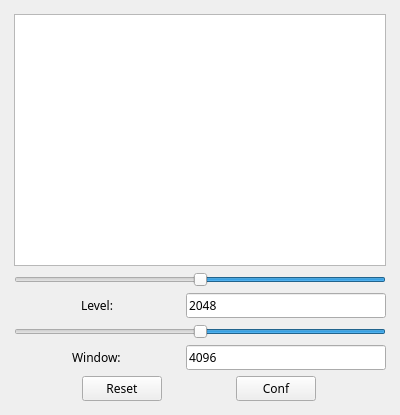
<?xml version="1.0" encoding="UTF-8"?>
<ui version="4.0">
 <class>MainWindow</class>
 <widget class="QMainWindow" name="MainWindow">
  <property name="geometry">
   <rect>
    <x>0</x>
    <y>0</y>
    <width>400</width>
    <height>415</height>
   </rect>
  </property>
  <property name="windowTitle">
   <string>W&amp;L</string>
  </property>
  <widget class="QWidget" name="centralwidget">
   <layout class="QHBoxLayout" name="horizontalLayout_5">
    <item>
     <layout class="QVBoxLayout" name="verticalLayout">
      <property name="leftMargin">
       <number>5</number>
      </property>
      <property name="topMargin">
       <number>5</number>
      </property>
      <property name="rightMargin">
       <number>5</number>
      </property>
      <property name="bottomMargin">
       <number>5</number>
      </property>
      <item>
       <widget class="PlotWidget" name="hist_view">
        <property name="autoFillBackground">
         <bool>false</bool>
        </property>
        <property name="backgroundBrush">
         <brush brushstyle="NoBrush">
          <color alpha="255">
           <red>255</red>
           <green>255</green>
           <blue>255</blue>
          </color>
         </brush>
        </property>
       </widget>
      </item>
      <item>
       <widget class="QSlider" name="level_slider">
        <property name="minimum">
         <number>1</number>
        </property>
        <property name="maximum">
         <number>4096</number>
        </property>
        <property name="value">
         <number>2048</number>
        </property>
        <property name="orientation">
         <enum>Qt::Horizontal</enum>
        </property>
        <property name="invertedAppearance">
         <bool>true</bool>
        </property>
        <property name="invertedControls">
         <bool>true</bool>
        </property>
        <property name="tickPosition">
         <enum>QSlider::NoTicks</enum>
        </property>
        <property name="tickInterval">
         <number>10</number>
        </property>
       </widget>
      </item>
      <item>
       <layout class="QHBoxLayout" name="horizontalLayout_2">
        <item alignment="Qt::AlignHCenter">
         <widget class="QLabel" name="level_label">
          <property name="font">
           <font>
            <family>Microsoft YaHei</family>
           </font>
          </property>
          <property name="text">
           <string>Level:</string>
          </property>
         </widget>
        </item>
        <item>
         <widget class="QLineEdit" name="level_lineEdit">
          <property name="maximumSize">
           <size>
            <width>200</width>
            <height>16777215</height>
           </size>
          </property>
          <property name="font">
           <font>
            <family>Microsoft YaHei</family>
           </font>
          </property>
          <property name="text">
           <string>2048</string>
          </property>
         </widget>
        </item>
       </layout>
      </item>
      <item>
       <widget class="QSlider" name="window_slider">
        <property name="minimum">
         <number>2</number>
        </property>
        <property name="maximum">
         <number>8192</number>
        </property>
        <property name="value">
         <number>4096</number>
        </property>
        <property name="orientation">
         <enum>Qt::Horizontal</enum>
        </property>
        <property name="invertedAppearance">
         <bool>true</bool>
        </property>
        <property name="invertedControls">
         <bool>true</bool>
        </property>
        <property name="tickPosition">
         <enum>QSlider::NoTicks</enum>
        </property>
        <property name="tickInterval">
         <number>10</number>
        </property>
       </widget>
      </item>
      <item>
       <layout class="QHBoxLayout" name="horizontalLayout_3">
        <item alignment="Qt::AlignHCenter">
         <widget class="QLabel" name="window_label">
          <property name="font">
           <font>
            <family>Microsoft YaHei</family>
           </font>
          </property>
          <property name="text">
           <string>Window:</string>
          </property>
         </widget>
        </item>
        <item>
         <widget class="QLineEdit" name="window_lineEdit">
          <property name="maximumSize">
           <size>
            <width>200</width>
            <height>16777215</height>
           </size>
          </property>
          <property name="font">
           <font>
            <family>Microsoft YaHei</family>
           </font>
          </property>
          <property name="text">
           <string>4096</string>
          </property>
         </widget>
        </item>
       </layout>
      </item>
      <item>
       <layout class="QHBoxLayout" name="horizontalLayout_4">
        <item>
         <widget class="QPushButton" name="wl_hist_reset">
          <property name="maximumSize">
           <size>
            <width>80</width>
            <height>16777215</height>
           </size>
          </property>
          <property name="font">
           <font>
            <family>Microsoft YaHei</family>
           </font>
          </property>
          <property name="text">
           <string>Reset</string>
          </property>
         </widget>
        </item>
        <item>
         <widget class="QPushButton" name="wl_hist_conf">
          <property name="maximumSize">
           <size>
            <width>80</width>
            <height>16777215</height>
           </size>
          </property>
          <property name="font">
           <font>
            <family>Microsoft YaHei</family>
           </font>
          </property>
          <property name="text">
           <string>Conf</string>
          </property>
         </widget>
        </item>
       </layout>
      </item>
     </layout>
    </item>
   </layout>
  </widget>
  <widget class="QMenuBar" name="menubar">
   <property name="geometry">
    <rect>
     <x>0</x>
     <y>0</y>
     <width>400</width>
     <height>26</height>
    </rect>
   </property>
  </widget>
  <widget class="QStatusBar" name="statusbar">
   <property name="maximumSize">
    <size>
     <width>0</width>
     <height>0</height>
    </size>
   </property>
  </widget>
 </widget>
 <customwidgets>
  <customwidget>
   <class>PlotWidget</class>
   <extends>QGraphicsView</extends>
   <header>pyqtgraph</header>
  </customwidget>
 </customwidgets>
 <resources/>
 <connections>
  <connection>
   <sender>level_slider</sender>
   <signal>actionTriggered(int)</signal>
   <receiver>MainWindow</receiver>
   <slot>level_changed()</slot>
   <hints>
    <hint type="sourcelabel">
     <x>199</x>
     <y>263</y>
    </hint>
    <hint type="destinationlabel">
     <x>199</x>
     <y>207</y>
    </hint>
   </hints>
  </connection>
  <connection>
   <sender>window_slider</sender>
   <signal>actionTriggered(int)</signal>
   <receiver>MainWindow</receiver>
   <slot>window_changed()</slot>
   <hints>
    <hint type="sourcelabel">
     <x>199</x>
     <y>322</y>
    </hint>
    <hint type="destinationlabel">
     <x>199</x>
     <y>207</y>
    </hint>
   </hints>
  </connection>
  <connection>
   <sender>level_lineEdit</sender>
   <signal>returnPressed()</signal>
   <receiver>MainWindow</receiver>
   <slot>lineEdit_level()</slot>
   <hints>
    <hint type="sourcelabel">
     <x>282</x>
     <y>293</y>
    </hint>
    <hint type="destinationlabel">
     <x>199</x>
     <y>207</y>
    </hint>
   </hints>
  </connection>
  <connection>
   <sender>window_lineEdit</sender>
   <signal>returnPressed()</signal>
   <receiver>MainWindow</receiver>
   <slot>lineEdit_window()</slot>
   <hints>
    <hint type="sourcelabel">
     <x>282</x>
     <y>352</y>
    </hint>
    <hint type="destinationlabel">
     <x>199</x>
     <y>207</y>
    </hint>
   </hints>
  </connection>
  <connection>
   <sender>wl_hist_conf</sender>
   <signal>clicked()</signal>
   <receiver>MainWindow</receiver>
   <slot>close()</slot>
   <hints>
    <hint type="sourcelabel">
     <x>199</x>
     <y>384</y>
    </hint>
    <hint type="destinationlabel">
     <x>199</x>
     <y>207</y>
    </hint>
   </hints>
  </connection>
  <connection>
   <sender>wl_hist_reset</sender>
   <signal>clicked()</signal>
   <receiver>MainWindow</receiver>
   <slot>reset_wl_hist()</slot>
   <hints>
    <hint type="sourcelabel">
     <x>125</x>
     <y>383</y>
    </hint>
    <hint type="destinationlabel">
     <x>199</x>
     <y>207</y>
    </hint>
   </hints>
  </connection>
 </connections>
 <slots>
  <slot>level_changed()</slot>
  <slot>window_changed()</slot>
  <slot>lineEdit_level()</slot>
  <slot>lineEdit_window()</slot>
  <slot>reset_wl_hist()</slot>
 </slots>
</ui>
